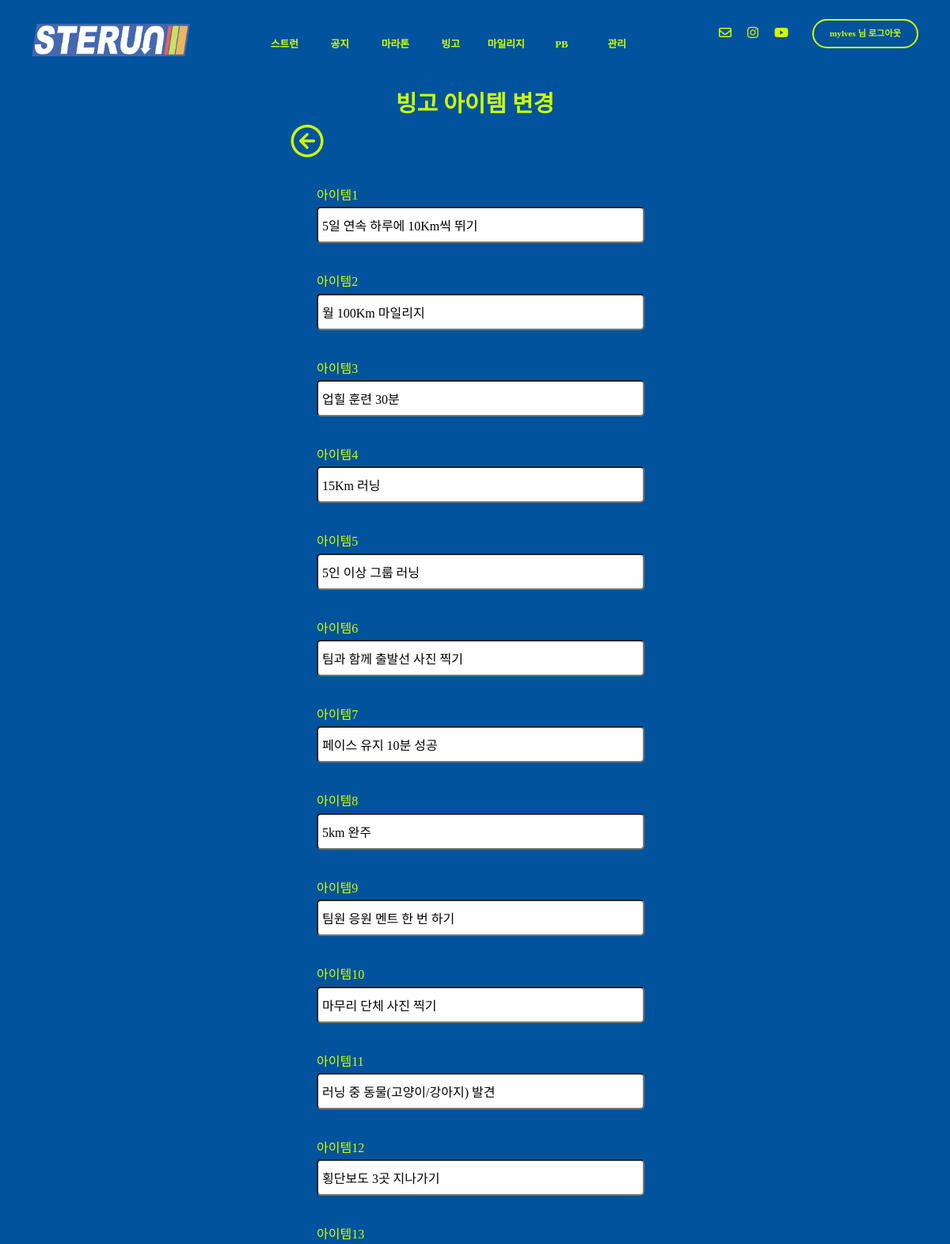
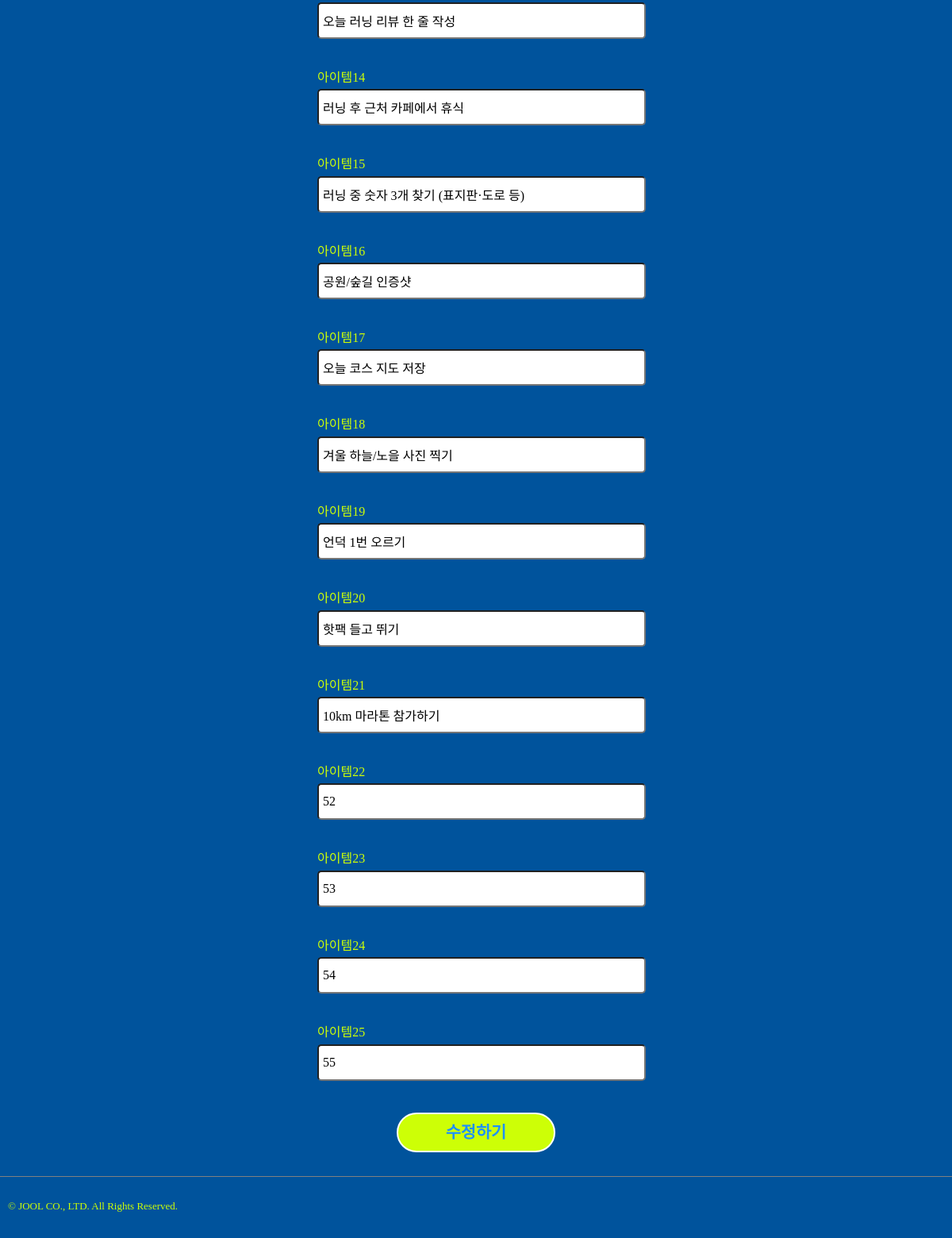
Page /bingo/bingoupdate/None (signed in) on the committed database (2 pictures, top to bottom).
### bingo/models.py (models this page shows, shortened)
class BingoItem(models.Model):
    item_id = models.IntegerField(primary_key=True)
    content = models.CharField(max_length=100, blank=False, null=False)
    row = models.IntegerField(null=False, blank=False)
    col = models.IntegerField(null=False, blank=False)

### bingo/views.py (the view)
# urls.py: path("bingoupdate/<str:pk>", views.bingoupdate, name="bingoupdate"),
def bingoupdate(request,pk):
    bingoitem = BingoItem.objects.all()
    cnt_items = bingoitem.count()
    return render(request, "bingo/bingo_res.html", {"bingoitem":bingoitem, "cnt_items":cnt_items})

### templates/bingo/bingo_res.html (shortened to what this page needs)
{% extends "base.html" %}
{% load static %}
{% block content %}
  {% if user.is_authenticated %}
    <body class="mainbg">
      <div class="run-submit-title">
        빙고 아이템 변경
      </div>
      <div class="flex-center">
        <div class="container-w500">
          <div class="run-submit-prev">
            <div class="previous-btn">
              <a href="{{ request.META.HTTP_REFERER }}">
                <img src="{% static "img/circle-arrow-down.png" %}" alt="logo-top" height="50px" ,="," width="auto"></a>
            </div>
          </div>
        </div>
      </div>
      <div class="run-form-container">
        <form method="post" id="contactForm" class="run-sm-form" name="contactForm" action="{% url 'bingo:bingores' user.pk %}" enctype="multipart/form-data">
          {% for item in bingoitem %}
            <div class="form-control">
              <div class="form-label">아이템{{ item.item_id }}
              </div><input class="run-input" id="content{{ item.item_id }}" name="content{{ item.item_id }}" value="{{ item.content }}" type="text" required=""/>
            </div>
          {% endfor %}
          <div class="btn-control">
            <button type="submit" name="submit" id="submit-form-btn" class="submit-btn">
              수정하기
            </button>
          </div>
        </form>
      </div>
    </body>
  {% endif %}
{% endblock content %}

### templates/base.html (shortened to what this page needs)
<!DOCTYPE html>
{% load static %}
<html lang="en">
  <head>
    <link href="https://hangeul.pstatic.net/hangeul_static/css/nanum-square-neo.css" rel="stylesheet">
    <link rel="stylesheet" type="text/css" href="{% static 'css/joolmag.css' %}"/>
    <link rel="stylesheet" type="text/css" href="{% static 'css/normalize.css' %}"/>
    <link rel="stylesheet" type="text/css" href="{% static 'css/article.css' %}"/>
  </head>
  <body id="content" class="mainbg">
    <div class="main-view">
      <div class="info-container">
        <div class="sterun-logo-m">
          <a href={% url "index" %}>
            <img src="{% static "img/index_logo.png" %}" alt="logo-top" height="auto" width="auto">
        </div>
        <div class="j-nav-items fade-in-up-short1">
          <div class="j-nav-item">
            <a href="{% url 'index' %}">스트런</a>
          </div>
          <div class="j-nav-item">
            <a href="{% url 'article:article' %}">공지</a>
          </div>
          <div class="j-nav-item">
            {% if user.is_authenticated %}
              <a href="{% url 'marathon:marathon_list' %}">마라톤</a>
            {% else %}
              <a href="{% url 'users:login' %}">마라톤</a>
            {% endif %}
          </div>
          <div class="j-nav-item">
            {% if user.is_authenticated %}
              <a href="{% url 'bingo:bingo' request.user.pk %}">빙고</a>
            {% else %}
              <a href="{% url 'users:login' %}">빙고</a>
            {% endif %}
          </div>
          <div class="j-nav-item">
            {% if user.is_authenticated %}
              <a href="{% url 'runres:recordRank' %}">마일리지</a>
            {% else %}
              <a href="{% url 'users:login' %}">마일리지</a>
            {% endif %}
          </div>
          <div class="j-nav-item">
            {% if user.is_authenticated %}
              <a href="{% url 'runres:pbRank' %}">PB</a>
            {% else %}
              <a href="{% url 'users:login' %}">PB</a>
            {% endif %}
          </div>
          {% if user.is_staff %}
            <div class="j-nav-item">
              <a href="{% url 'setting_page' %}">관리</a>
            </div>
          {% endif %}
        </div>
        <div class="login-sns-box">
          <div class="info-icons">
            <div class="info-icon">
              <i class="fa-regular fa-envelope"></i>
            </div>
            <div class="info-icon">
              <a href="https://www.instagram.com/hyunwoo_05/" target="_blank">
                <i class="fa-brands fa-instagram"></i>
              </a>
            </div>
            <div class="info-icon">
              <i class="fa-brands fa-youtube"></i>
            </div>
          </div>
          <div class="login-box">
            {% if user.is_authenticated %}
              <a href="{% url 'users:logout' %}">
                <div class="login-btn">{{ request.user.username }}
                  님 로그아웃</div>
              </a>
            {% endif %}
          </div>
        </div>
      </div>
      {% block content %}{% endblock content %}
    </div>
  </body>
  <footer>
    <div class="rights">
      <p>© JOOL CO., LTD. All Rights Reserved.</p>
    </div>
  </footer>
</html>

### static/css/joolmag.css (style rules this page uses)
:root { --j-pink: #eea47f; --blue: #1e90ff; --white: #ffffff; --black: black; --jblue: #00539c; --jlightgreen: #cdff06; --kakaoyellow: #f7e600; --jdeepblue: #013563; }
* { font-family: "Escoredream"; font-weight: 300; }
a { text-decoration-line: none; color: var(--text-color); }
html { overflow-y: scroll; }
img { object-fit: cover; }
button { cursor: pointer; position: relative; }
.main-view { min-height: 100vh; }
.flex-center { display: flex; justify-content: center; }
.container-w500 { width: 90%; max-width: 500px; }
.mainbg { background-color: var(--jblue); margin: 0; padding: 0; overflow-y: auto; overflow-x: auto; }
.main-view { min-height: 90vh; }
footer { padding: 10px 0 10px 10px; margin: 10px 0 10px 0; border-top: grey solid 1px; }
.login-sns-box { display: flex; flex-direction: row; }
.sterun-logo-m { text-align: center; padding: 20px 0 0 20px; }
.sterun-logo-m > a > img { width: 200px; }
.info-container { display: flex; align-items: center; justify-content: space-between; margin: 10px 40px 0 20px; }
.info-icons { display: flex; align-items: center; }
.info-icon { color: var(--jlightgreen); margin: 0 10px 0 10px; }
.j-nav-items { display: flex; color: var(--jlightgreen); margin: 30px 0 20px 0; }
.j-nav-item { font-size: 1.3rem; text-align: center; padding: 0 30px 0 30px; }
.j-nav-item a { font-weight: 600; }
.j-nav-item a:after { display: block; content: ""; border-bottom: solid 1px var(--jlightgreen); transform: scaleX(0); transition: transform 250ms ease-in-out; margin-top: -12px; }
.rights { margin: 20px 0 0 0; color: var(--jlightgreen); font-size: 13px; }
.login-box { display: flex; flex-direction: row; }
.login-btn { font-size: 0.7rem; color: var(--jlightgreen); font-weight: 700; border: var(--jlightgreen) solid 2px; border-radius: 50px; padding: 10px 20px 10px 20px; margin-left: 20px; }
.run-submit-title { font-size: 1.8rem; font-weight: 700; display: flex; justify-content: center; width: 400px; margin: auto; margin-top: 40px; color: var(--jlightgreen); }
.run-submit-prev { display: flex; justify-content: space-between; width: 95%; margin: auto; color: var(--jlightgreen); }
.previous-btn { font-size: 1rem; margin-top: 5px; margin-bottom: 10px; }
.run-form-container { width: 400px; margin: auto; }
.run-sm-form { display: flex; flex-direction: column; }
.form-control { margin: 20px 0 20px 0; }
.form-label { width: 200px; font-size: 1rem; font-weight: 500; margin: 0 0 5px 0; color: var(--jlightgreen); }
.run-input { width: 100%; height: 2rem; border-radius: 5px; padding: 5px; }
.btn-control { display: flex; flex-direction: column; align-items: center; margin: 20px 0 20px 0; }
.submit-btn { height: 50px; width: 200px; padding: 0 20px 0 20px; color: var(--blue); font-size: 1.3rem; font-weight: 700; background-color: var(--jlightgreen); border-radius: 5rem; border: var(--white) 2px solid; }
.fade-in-up-short1 { opacity: 0; transform: translateY(5px); animation: fadeInUp 0.8s ease-out forwards; animation-delay: 0.3s; }
.j-nav-items > div > a { font-size: 1.2rem; font-weight: 700; }
@media (max-width: 1360px) { .j-nav-item { width: 50px; padding: 0 10px 0 10px; } }
@media (max-width: 1360px) { .j-nav-items > div > a { font-size: 0.8rem; } }

### static/css/article.css (style rules this page uses)
:root { --j-pink: #eea47f; --blue: #1e90ff; --white: #ffffff; --black: black; --jblue: #00539c; --jlightgreen: #cdff06; --kakaoyellow: #f7e600; --jdeepblue: #013563; }
* { font-family: "Escoredream"; font-weight: 300; }
html { overflow-y: scroll; }
.mainbg { background-color: var(--jblue); margin: 0; padding: 0; overflow-y: auto; overflow-x: auto; }
.rights { margin: 20px 0 0 0; color: var(--jlightgreen); font-size: 13px; }
input::placeholder { font-size: 0.8em; color: var(--white); font-weight: 300; }

### rows in the picture
BingoItem: item_id "1", content "5일 연속 하루에 10Km씩 뛰기"
BingoItem: item_id "2", content "월 100Km 마일리지"
BingoItem: item_id "3", content "업힐 훈련 30분"
BingoItem: item_id "4", content "15Km 러닝"
BingoItem: item_id "5", content "5인 이상 그룹 러닝"
BingoItem: item_id "6", content "팀과 함께 출발선 사진 찍기"
BingoItem: item_id "7", content "페이스 유지 10분 성공"
BingoItem: item_id "8", content "5km 완주"
BingoItem: item_id "9", content "팀원 응원 멘트 한 번 하기"
BingoItem: item_id "10", content "마무리 단체 사진 찍기"
BingoItem: item_id "11", content "러닝 중 동물(고양이/강아지) 발견"
BingoItem: item_id "12", content "횡단보도 3곳 지나가기"
BingoItem: item_id "13", content "오늘 러닝 리뷰 한 줄 작성"
BingoItem: item_id "14", content "러닝 후 근처 카페에서 휴식"
BingoItem: item_id "15", content "러닝 중 숫자 3개 찾기 (표지판·도로 등)"
BingoItem: item_id "16", content "공원/숲길 인증샷"
BingoItem: item_id "17", content "오늘 코스 지도 저장"
BingoItem: item_id "18", content "겨울 하늘/노을 사진 찍기"
BingoItem: item_id "19", content "언덕 1번 오르기"
BingoItem: item_id "20", content "핫팩 들고 뛰기"
BingoItem: item_id "21", content "10km 마라톤 참가하기"
BingoItem: item_id "22", content "52"
BingoItem: item_id "23", content "53"
BingoItem: item_id "24", content "54"
BingoItem: item_id "25", content "55"

### other values in the picture
{{ request.user.username }} "mylves"
